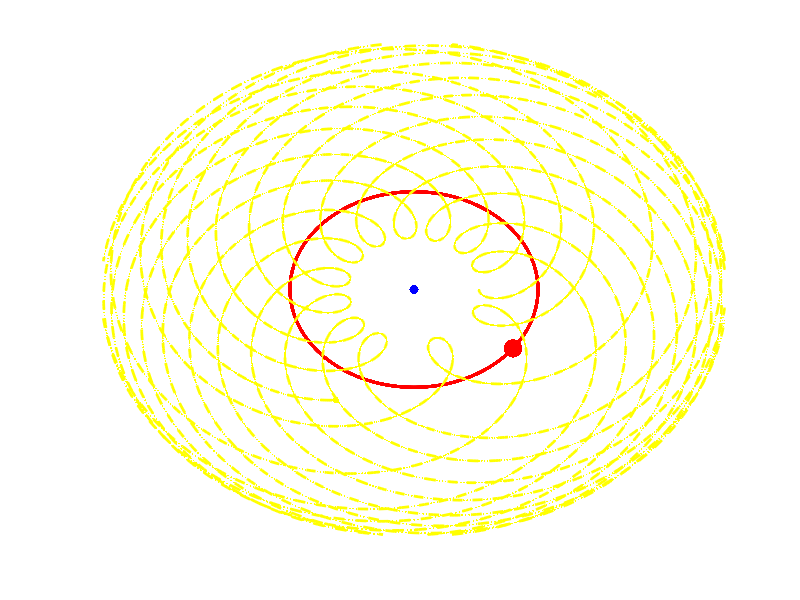

Here is the MATLAB script that generated this plot:
clc,clear,close all
r0 = 20;
r1 = 40;
r2 = 15;
lineWidth = 2;
hh = figure;
xSun = @(t)(-cos(2*pi/365*t));
ySun = @(t)(-sin(2*pi/365*t));
xMars = @(t)(1.5237*cos(2*pi/686.98*t)-cos(2*pi/365*t));
yMars = @(t)(1.5237*sin(2*pi/686.98*t)-sin(2*pi/365*t));

hold on
earth=line(0,0,'color','b','marker','.','markersize',r0,'LineWidth',lineWidth);
sun=line(xSun(0),ySun(0),'color','r','marker','.','markersize',r1,'LineWidth',lineWidth);
mars=line(xMars(0),yMars(0),'color','y','marker','.','markersize',r2,'LineWidth',lineWidth);
axis([-2.5,2.5,-2.5,2.5]);
axis off
sunline=line(xSun(0),ySun(0),'linestyle','-.','color','r','markersize',8,'LineWidth',lineWidth);
marsline=line(xMars(0),yMars(0),'linestyle','--','color','y','markersize',4,'LineWidth',lineWidth);

for t=1:1:10000
    set(sun,'xdata',xSun(t),'ydata',ySun(t));
    set(mars,'xdata',xMars(t),'ydata',yMars(t));
    
    set(sunline,'xdata',xSun(1:t),'ydata',ySun(1:t));
    set(marsline,'xdata',xMars(1:t),'ydata',yMars(1:t));
    
    drawnow
end